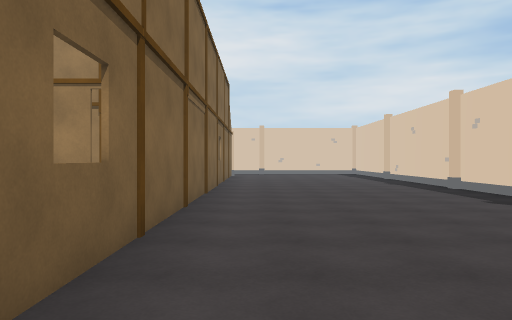
view 1 (above)

24 first-person views from a walk through a 3-D level made in the Unity game engine. The camera is 1.5 m above the floor, looks level and sees 70° across. The floor is counted in squares, 2 m on a side. Each view is taken from the middle of a square. On the plan, view 1 faces up. The plan holds only what a view shows up to about 11 squares ahead; the rest is blank. The place goes on beyond the plan. The player is left out. Some surface patterns are stand-ins.

view 2
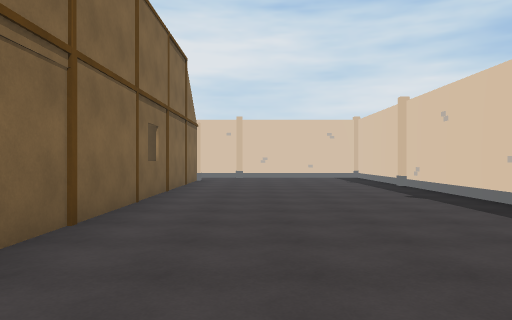

view 3
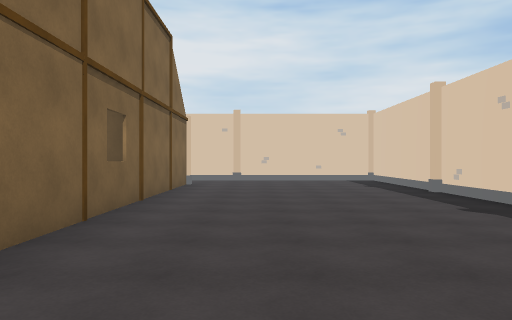

view 4
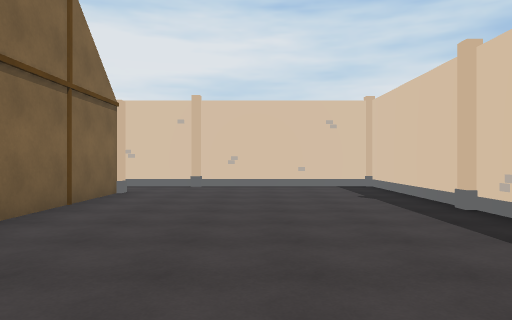

view 5
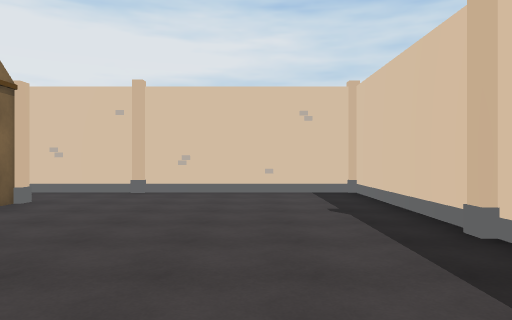

view 6
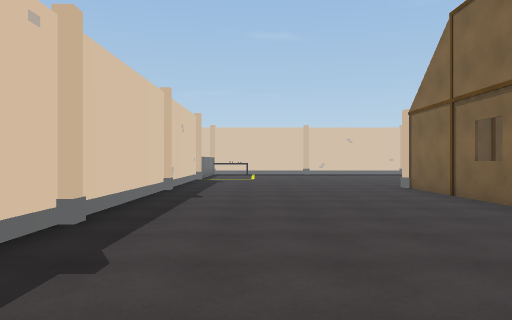

view 7
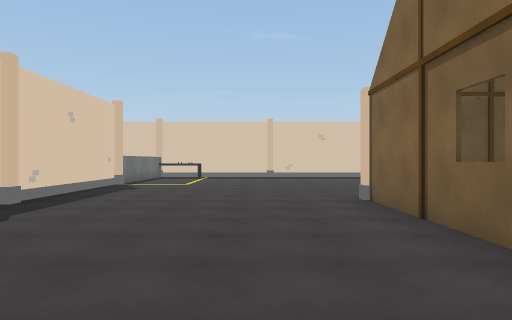

view 8
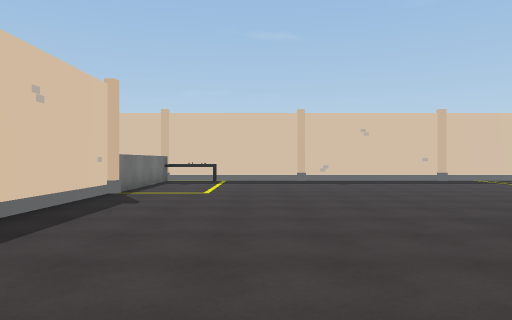

view 9
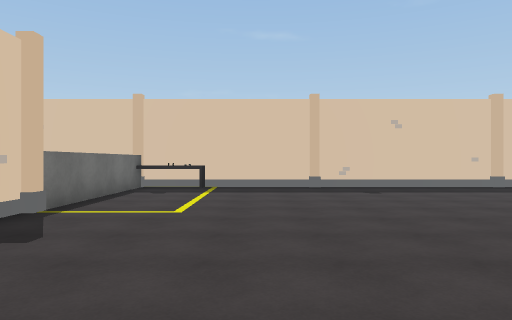

view 10
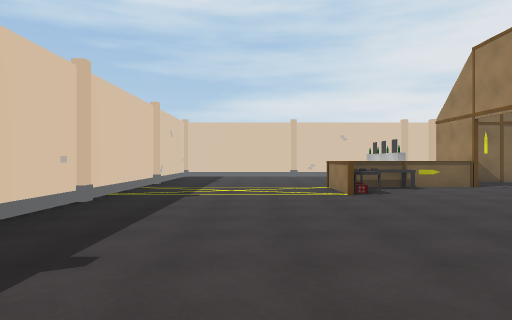

view 11
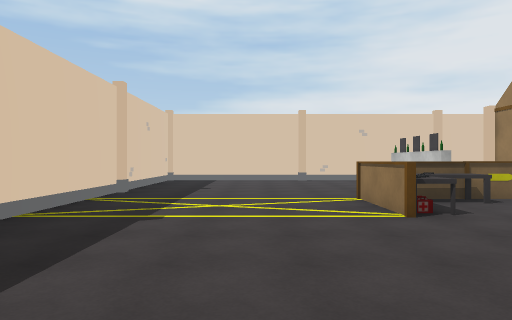

view 12
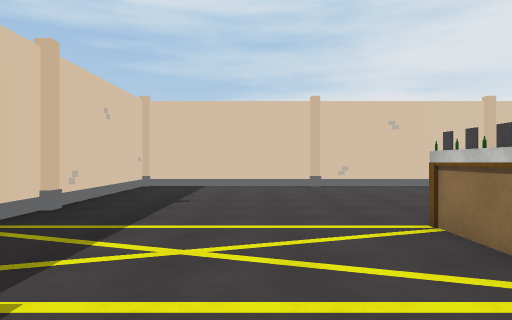

view 13
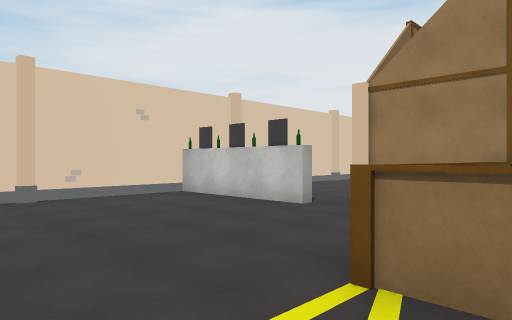

view 14
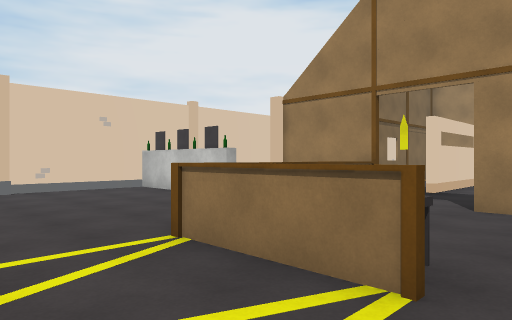

view 15
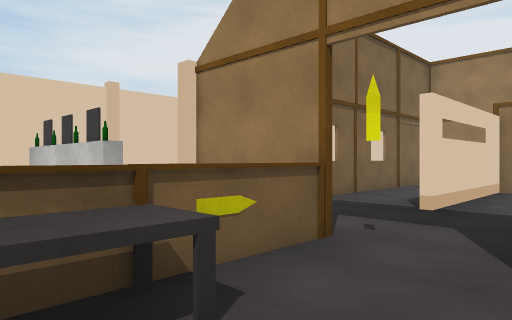

view 16
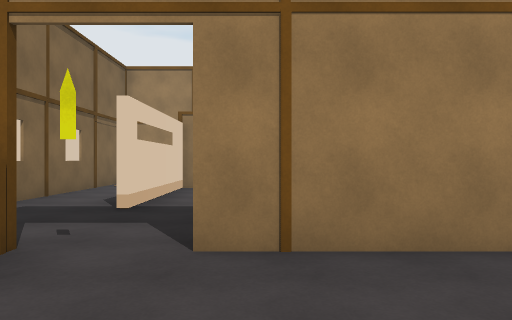

view 17
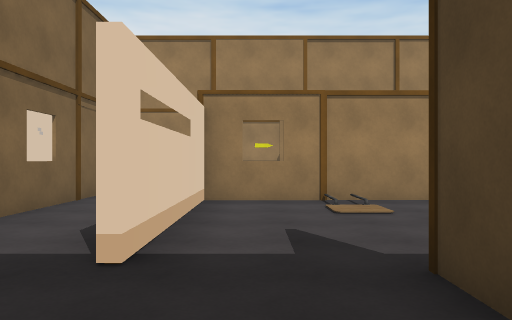

view 18
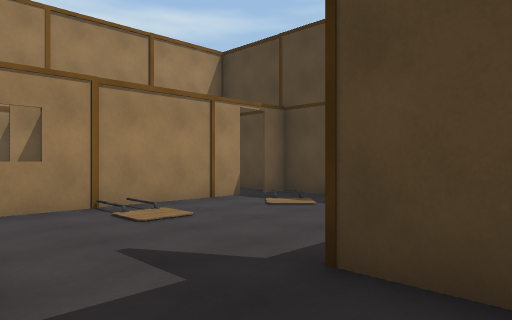

view 19
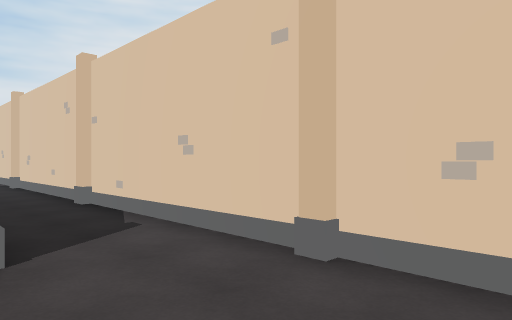

view 20
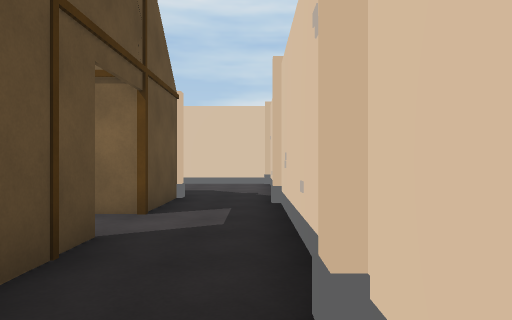

view 21
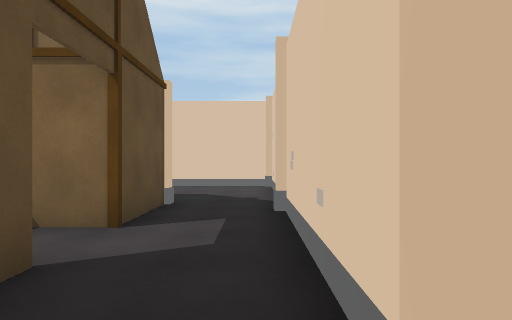

view 22
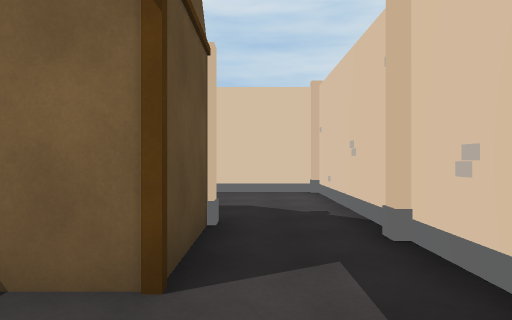

view 23
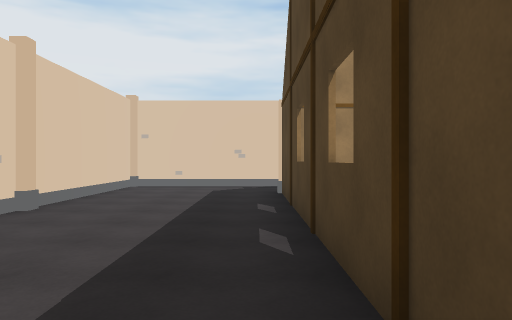

view 24
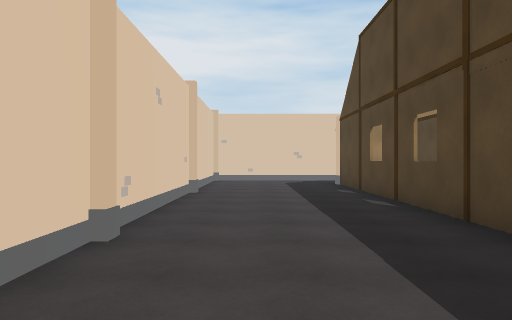

### Floor plan
Points are (right, up) in squares from view 1. A wall is a line through its corners. A room is listed if a view was taken in it or the views show most of it. See-through windows are left out.
Room 1 (views 1, 2, 3, 4, 5, 6, 7, 8, 9, 10, 11, 12, 13, 14, 15, 16, 17, 18, 19, 20, 23, 24)
walls: (-3.5, 5.8) (-7.5, 5.8); (-1.1, 3.5) (-1.1, 1.5); (-1.2, 4.6) (-1.2, 5.5); (-1.1, 0.6) (-1.1, -0.4); (-1.1, 5.4) (-1.1, 4.4); (-3.9, -1) (-5.6, -1); (-1.2, 6.5) (-1.2, 7.5); (-8, 5.4) (-8, 2.4); (-8.4, -1) (-9.5, -1); (-10.3, 3.5) (-10.3, 2.6); (-10.3, 5.5) (-10.3, 4.4); (-1.1, 9.5) (-1.1, 6.4); (-10.3, 7.2) (-10.3, 6.4); (5.3, 4.6) (5.3, 5.8); (-10.4, 10.4) (-10.4, 16.4); (5.3, -0.2) (5.3, 4.1); (-1.1, 12.4) (-1.1, 11.4); (5.3, 7.5) (5.3, 9.5); (-14.5, 1.6) (-14.5, -0.1); (-14.5, -1.9) (-14.5, -3.6); (5.3, 10) (5.3, 19.5) (-1.5, 19.5); (5.3, -4.4) (5.3, -0.6); (-14.5, 9.5) (-14.5, 8.1); (-8.1, 15.8) (-8.1, 16.5); (-14.5, -5.5) (-14.5, -10.2) (-10.6, -10.2); (-1.1, 16.4) (-1.1, 13.4); (0.8, -10.2) (5.2, -10.2) (5.2, -5.4); (-9.2, -10.2) (-0.6, -10.2); (5.2, 14.4) (5.2, 14.9); (-8.8, 17.4) (-9.2, 17.4); (4.4, -9.7) (5.2, -9.7); (-9.4, 17.5) (-8.4, 17.5); (-8.4, 19.5) (-14.5, 19.5) (-14.5, 10.4)
ways out: opening at (-8, 18.5) to room 2; opening at (-4.5, 18.5) to room 2
objects: other object (-15, -5); other object (-15, -4); other object (-14, -2); other object (-13, -2); other object (-12, -2); other object (-11, -2); other object (-10, -10); other object (-10, 6); brown beam (-10, 13); other object (-10, 15); brown beam (-8, -5); brown beam (-8, -3); brown beam (-8, -2); brown beam (-8, -1); other object (-8, 2); other object (-8, 6); table (-6, -5); brown beam (-6, -1); brown beam (-6, 1); brown beam (-6, 6); brown beam (-3, -1); other object (-3, 6); other object (-3, 20); other object (-2, 20); other object (-1, -10); brown beam (-1, 1); brown beam (-1, 4); brown beam (-1, 8); other object (-1, 10); brown beam (-1, 11); brown beam (-1, 15); other object (0, -10); other object (5, -1); other object (5, 14)
Room 2 (views 21, 22)
walls: (-3.4, 19.5) (-6.5, 19.5)
ways out: opening at (-8, 18.5) to room 1; opening at (-4.5, 18.5) to room 1
objects: brown beam (-8, 17); other object (-8, 20); other object (-7, 20); brown beam (-6, 17)

Where each view was taken, in squares from view 1:
view 1: 0 up, 0 right, facing up
view 2: 4 up, 1 right, facing up
view 3: 6 up, 1 right, facing up
view 4: 9 up, 2 right, facing up
view 5: 11 up, 3 right, facing up
view 6: 9 up, 3 right, facing down
view 7: 6 up, 1 right, facing down
view 8: 3 up, 2 right, facing down
view 9: 0 up, 2 right, facing down
view 10: 7 down, 2 right, facing left
view 11: 7 down, 1 left, facing left
view 12: 7 down, 4 left, facing left
view 13: 7 down, 7 left, facing up-left
view 14: 7 down, 5 left, facing up-left
view 15: 4 down, 6 left, facing up-left
view 16: 4 down, 6 left, facing up
view 17: 1 down, 7 left, facing up
view 18: 0 up, 8 left, facing up-right
view 19: 17 up, 2 right, facing up-left
view 20: 19 up, 3 left, facing left
view 21: 19 up, 4 left, facing left
view 22: 18 up, 6 left, facing left
view 23: 9 up, 11 left, facing up
view 24: 6 up, 13 left, facing up
